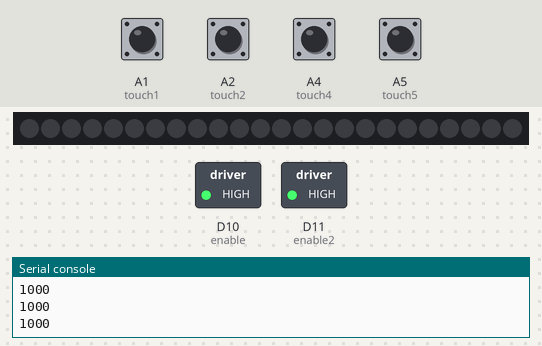
Simulated run of this program. Board: CircuitPython board. On the bench: 24 RGB LEDs in strip order, left to right, switched loads named in the program (green lamp = pin HIGH), the last lines printed to the serial console. The test bench sets the inputs (shaded band); at power-on: A1 (touch1), A2 (touch2), A4 (touch4), A5 (touch5) LOW. Dim RGB values are drawn brighter than linear; touch pads read as touched when driven HIGH.

Above: at 1.2 s.
1.3 s: A1 (touch1) pulled HIGH for 0.15 s
At 1.42 s:
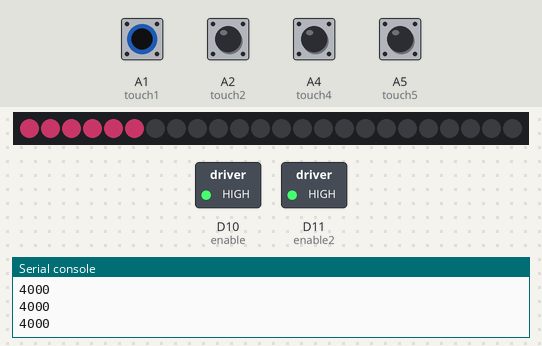
2.9 s: A2 (touch2) pulled HIGH for 0.15 s
At 3.01 s:
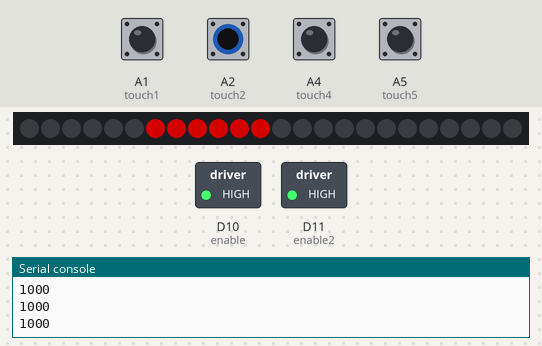
4.5 s: A4 (touch4) pulled HIGH for 0.15 s
At 4.61 s:
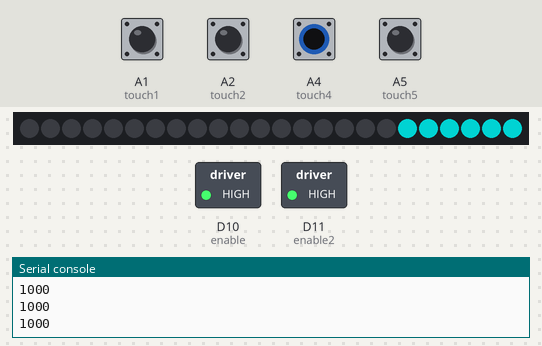
6.1 s: A5 (touch5) pulled HIGH for 0.15 s
At 6.2 s:
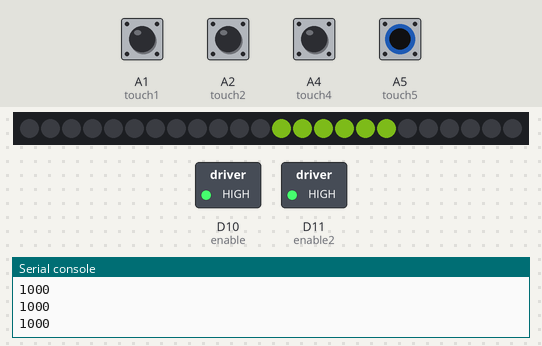
7.7 s: A1 (touch1) driven HIGH and A2 (touch2) driven HIGH
At 8.7 s:
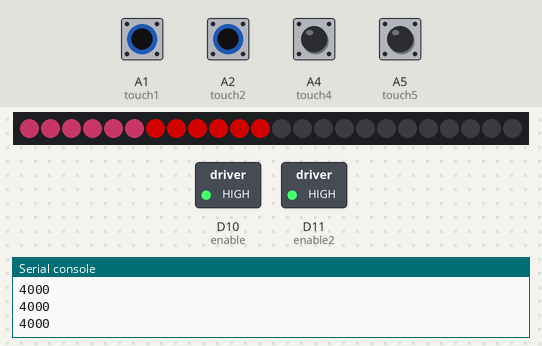
9.2 s: A4 (touch4) pulled HIGH for 1 s
At 10.0 s:
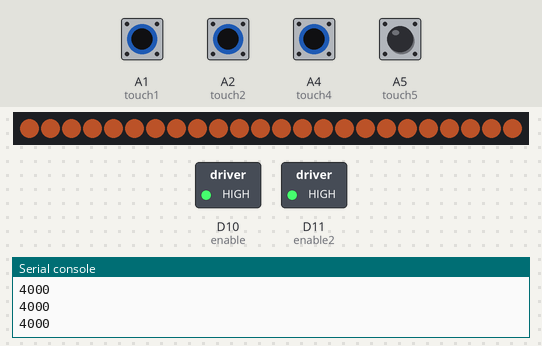
Timing chart, 0 to 12.2 s (numbered marks = the images above; inputs shaded):
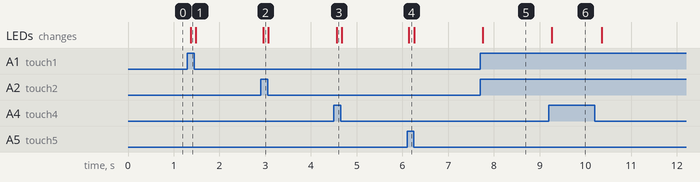

The program:

4audioCableWithSpeaker.py
```python
# Write your code here :-)
# Write your code here :-)
import time
import board
import touchio

import digitalio
from rainbowio import colorwheel
import neopixel

import busio
import digitalio
import audioio
import audiomp3
import adafruit_lis3dh

NUM_PIXELS = 24  # NeoPixel ring length (in pixels)
BRIGHTNESS = 1  # Let's not blind everyone

tap = 0
doubletap = False

startup_play = False  # set to True to play all samples once on startup

# Set up accelerometer on I2C bus
i2c = busio.I2C(board.SCL, board.SDA)
int1 = digitalio.DigitalInOut(board.D6)
accel = adafruit_lis3dh.LIS3DH_I2C(i2c, int1=int1)
accel.set_tap(1, 100)  # single or double-tap, threshold

# Set up speaker enable pin
enable = digitalio.DigitalInOut(board.D10)
enable.direction = digitalio.Direction.OUTPUT
enable.value = True

speaker = audioio.AudioOut(board.A0)

sample_number = 0
samples = ['bgm.mp3']

#Play = [0,0,0,0]

# The power for the NeoPixels is not enabled by default (to save battery power)
# We need to turn on the power by setting pin D10 high
print("Enabling NeoPixel power!")
enable2 = digitalio.DigitalInOut(board.D11)
enable2.direction = digitalio.Direction.OUTPUT
enable2.value = True

print("hello")
pixels = neopixel.NeoPixel(board.D5, NUM_PIXELS, brightness=0.5, auto_write=False)

#strip = neopixel.NeoPixel(board.D5, NUM_PIXELS, brightness=BRIGHTNESS)

touch_pad1 = board.A1
touch1 = touchio.TouchIn(touch_pad1)

touch_pad2 = board.A2
touch2 = touchio.TouchIn(touch_pad2)

touch_pad5 = board.A5
touch5 = touchio.TouchIn(touch_pad5)

touch_pad4 = board.A4
touch4 = touchio.TouchIn(touch_pad4)


while True:
    value_A1 = touch1.raw_value
    print(value_A1)
    if doubletap == True:
        for i in range(0, 24):
            pixels[i] = (150, 67, 33)
            pixels.show()
    elif touch1.value:
        #ßtap = tap + 1
        for i in range(0, 6):
            pixels[i] = (200, 55, 104)
            pixels.show()
        #tap = tap + 1
    else:
        for i in range(0, 6):
            pixels[i] = (0, 0, 0)
            pixels.show()

    value_A2 = touch2.raw_value
    #print(value_A2)
    if doubletap == True:
        for i in range(0, 24):
            pixels[i] = (150, 67, 33)
            pixels.show()
    elif touch2.value:
        for i in range(6, 12):
            pixels[i] = (255, 0, 0)
            pixels.show()
    else:
        for i in range(6, 12):
            pixels[i] = (0, 0, 0)
            pixels.show()

    if doubletap == True:
        for i in range(0, 24):
            pixels[i] = (150, 67, 33)
            pixels.show()
    elif touch5.value:
        for i in range(12, 18):
            pixels[i] = (100,150,20)
            pixels.show()
    else:
        for i in range(12, 18):
            pixels[i] = (0, 0, 0)
            pixels.show()

    if doubletap == True:
        for i in range(0, 24):
            pixels[i] = (150, 67, 33)
            pixels.show()
    elif touch4.value:
        for i in range(18, 24):
            pixels[i] = (0, 255, 255)
            pixels.show()
    else:
        for i in range(18, 24):
            pixels[i] = (0, 0, 0)
            pixels.show()


    if (touch4.value or touch5.value) and (touch1.value or touch2.value):
        doubletap = True
    else:
        doubletap= False


    if tap == 1:
        print("Now playing: '{}'".format("bgm.mp3"))
        mp3stream = audiomp3.MP3Decoder(open("bgm.mp3", "rb"))
        speaker.play(mp3stream)
        enable.value = speaker.playing
```

Measured:
- after the input at 1.3 s, the LEDs: change after 0.07 s (image 1)
- after the input at 2.9 s, the LEDs: change after 0.06 s (image 2)
- after the input at 4.5 s, the LEDs: change after 0.06 s (image 3)
- after the input at 6.1 s, the LEDs: change at once (image 4)
- after the input at 7.7 s, the LEDs: change after 0.06 s (image 5)
- after the input at 9.2 s, the LEDs: change after 0.06 s (image 6)
